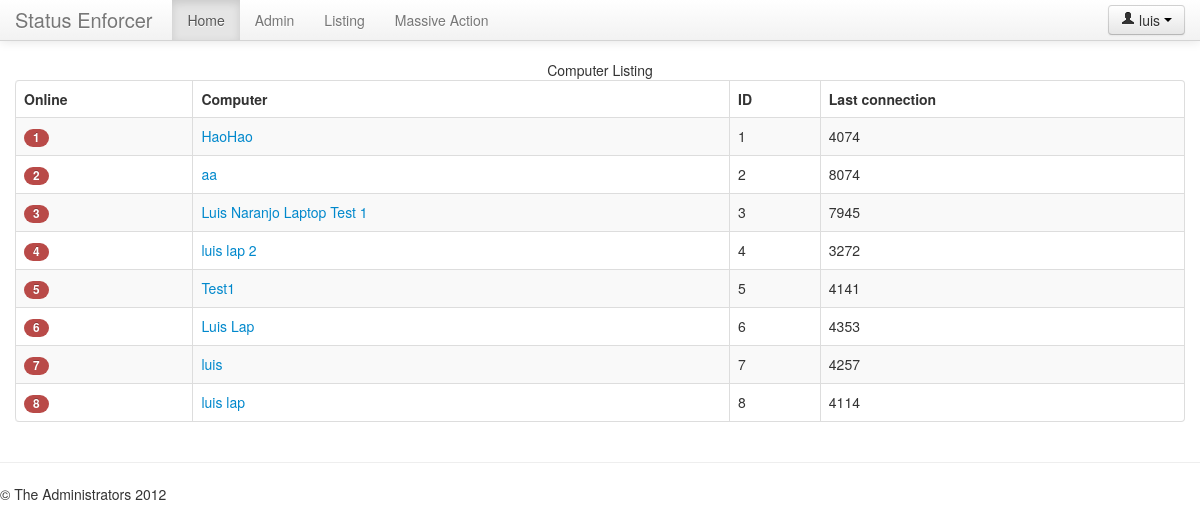
Before: /listing (signed in) with the older database file.
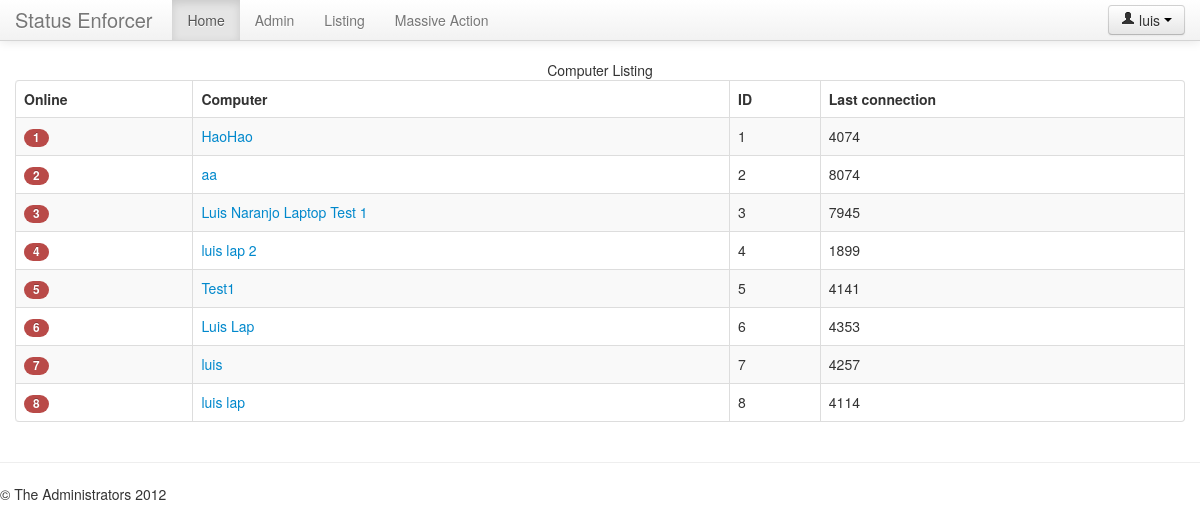
After: the same page with the newer database file.
### server/models.py (models this page shows, shortened)
class Computer(models.Model):
    name = models.CharField(max_length=255)
    lastConnection = models.DateTimeField()
    status = models.CharField(max_length=80)
    connected = models.BooleanField(default=False)
    key = models.CharField(max_length=255)
    def get_absolute_url(self):
        return '/listing/%d' % self.pk
    def activityLength(self):
        now = datetime.now(utc)
        delta = now - self.lastConnection
        return delta.seconds

### server/views.py (the view)
# urls.py: url(r'^listing$', 'listing'),
@login_required
def listing(request):
    params = {'computers': Computer.objects.all()}
    return render(request, 'server/listing.html', params)

### statusEnforcer/templates/server/listing.html (shortened to what this page needs)
{% extends "base.html" %}
{% block body %}
<table class="table table-bordered table-striped">
    <caption>Computer Listing</caption>
    <thead>
        <tr>
            <th>Online</th>
            <th>Computer</th>
            <th>ID</th>
            <th>Last connection</th>
        </tr>
    </thead>
    <tbody>
        {% for computer in computers %}
        <tr>
            <td>
            {% if computer.connected %}
            <a href="{{ computer.get_absolute_url }}"><span class="badge badge-success">{{ computer.id }}</span></a>
            {% else %}
            <a href="{{ computer.get_absolute_url }}"><span class="badge badge-important">{{ computer.id }}</span></a>
            {% endif %}
            </td>
            <td>
                <a href="{{ computer.get_absolute_url }}">{{ computer.name }}</a>
            </td>
            <td>{{ computer.pk }}</td>
            <td>{{ computer.activityLength }}</td>
        </tr>
        {% endfor %}
    </tbody>
</table>
{% endblock body %}

Changed rows visible on the page:
changed Computer "luis lap 2": activityLength "3272" → "1899"
